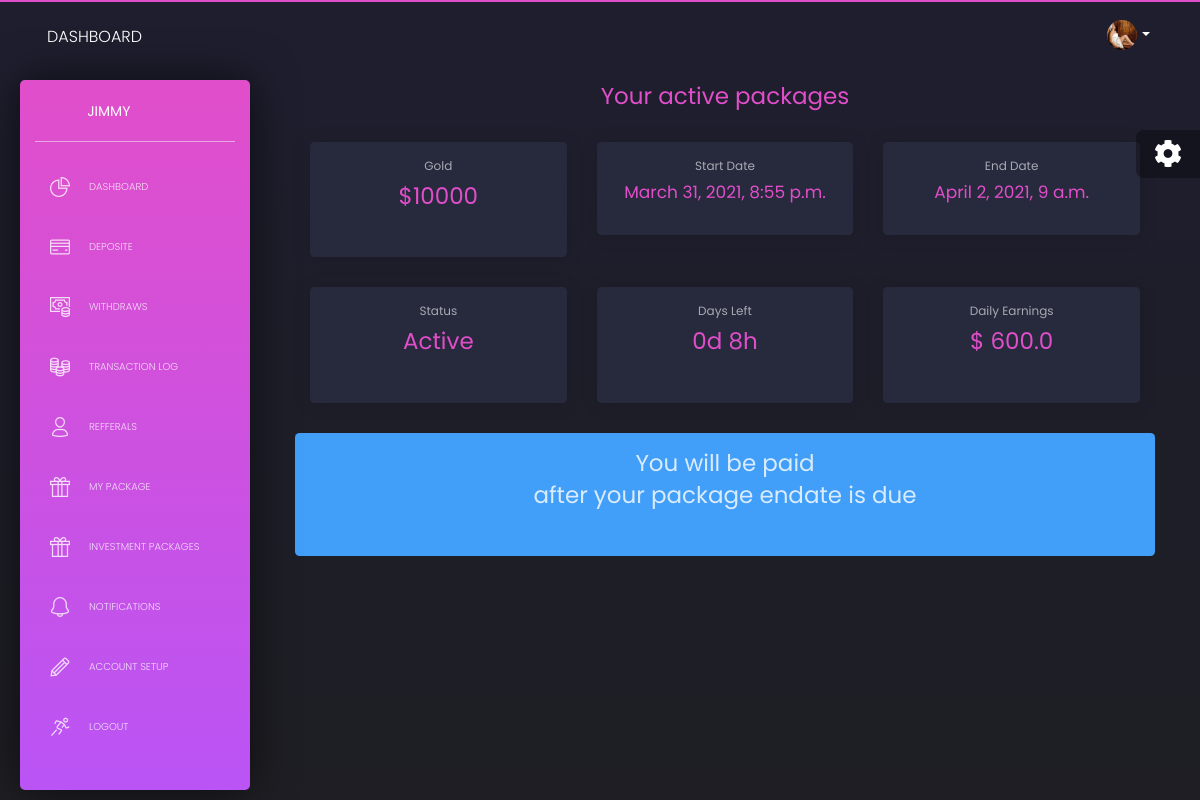
The page /my-package/ (signed in) on the database its author committed.
### panel/models.py (models this page shows, shortened)
class Investors(AbstractBaseUser):
	email       = models.EmailField(verbose_name='email', max_length=60, unique=True )
	username    = models.CharField(max_length=30, unique=True)
	full_name    = models.CharField(max_length=30 ,blank=True, null= True)
	date_joined = models.DateTimeField(verbose_name='date joined', auto_now_add=True)
	last_login  = models.DateTimeField(verbose_name='last login', auto_now=True)
	is_admin    = models.BooleanField(default=False)
	is_staff    = models.BooleanField(default=False)
	is_active   = models.BooleanField(default=True)
	is_superuser = models.BooleanField(default=False)
	profile_image = models.ImageField(blank=True, null=True, default='logo-small.png', upload_to='profile')
	phone = models.CharField(max_length=60, blank=True, null=True)
	wallet_id = models.CharField(max_length=60, blank=True, null=True)
	ref_code = models.CharField(max_length=60, blank=True, null=True, unique=True)
	refferal = models.IntegerField(default=0)
	balance = models.IntegerField(default=0)
	package = models.ForeignKey('Packages', on_delete  = models.CASCADE,blank=True,null=True)
	USERNAME_FIELD = 'email'
	REQUIRED_FIELDS = ['username']
	objects = MyAccountManager()
	class Meta:
			ordering = ['-date_joined']

class Investment(models.Model):
	STATUS = (
		("Active","active"),
		("complete","complete"),
	)
	user = models.ForeignKey('Investors', on_delete=models.CASCADE)
	pack = models.ForeignKey('Packages', on_delete=models.CASCADE)
	start_date = models.DateTimeField(auto_now_add=True)
	end_date = models.DateTimeField()
	status = models.CharField(max_length=40, choices=STATUS)
	total_prof = models.IntegerField(default=0, blank=True,null=True)
	withdraw = models.BooleanField(default=False)
	@property
	def is_past_due(self):
		time = timezone.now()
		if time >= self.end_date:
			return True
		return False
	def total_perc(self):
		price = self.pack.amount
		percent = self.pack.percent
		perc = percent/100 * price
		return perc

class Packages(models.Model):
	name = models.CharField(max_length=50)
	amount = models.IntegerField()
	date = models.DateTimeField(auto_now_add=True,blank=True,null=True)
	percent = models.IntegerField(blank=True,null=True)
	class Meta:
			ordering = ['-date']

### btc/views.py (the view)
# urls.py: path('my-package/', views.my_package, name='my-packages'),
@login_required
def my_package(request):
	user = request.user
	context ={}
	try:
		context['investment']=Investment.objects.get(user=user)
	except:
		context['investment']= None
	return render(request, 'userstemplate/mypack.html',context)

### templates/userstemplate/mypack.html (shortened to what this page needs)
{% extends "userstemplate/layouts/base.html" %}
{% load static %}
{% load crispy_forms_tags %}
{% block content %}
{% if investment is None %}
    <div class="col-lg-12">
        <div >
            <div class="alert alert-info">
                <h3 class="text-center">You dont have any package </h3>
            </div>
        </div>
    </div>
{% else %}
<div class="container">
    <h3 class="text-center text-primary">Your active packages</h3>
    <div class="col-lg-12">
        <div class="row">
            <div class="col-lg-4 ">
                <div class="card card-stats">
                    <div class="card-body text-center ">
                        <div class="numbers">
                          <p class="card-category">{{   investment.pack.name }}</p>
                          <h3 class="text-primary">${{ investment.pack.amount }}</h3>
                        </div>
                    </div>
                </div>
            </div>
            <div class="col-lg-4 ">
                <div class="card card-stats">
                    <div class="card-body text-center ">
                        <div class="numbers">
                          <p class="card-category">Start Date</p>
                          <h4 class="text-primary">{{ investment.start_date }}</h4>
                        </div>
                    </div>
                </div>
            </div>
            <div class="col-lg-4 ">
                <div class="card card-stats">
                    <div class="card-body text-center ">
                        <div class="numbers">
                          <p class="card-category">End Date</p>
                          <h4 class="text-primary">{{ investment.end_date }}</h4>
                        </div>
                    </div>
                </div>
            </div>
            <div class="col-lg-4 ">
                <div class="card card-stats">
                    <div class="card-body text-center ">
                        <div class="numbers">
                          <p class="card-category">Status</p>
                          <h3 class="text-primary">{{ investment.status }}</h3>
                        </div>
                    </div>
                </div>
            </div>
            <div class="col-lg-4 ">
                <div class="card card-stats">
                    <div class="card-body text-center ">
                        <div class="numbers">
                          <p class="card-category">Days Left</p>
                          <h3 id="demo" class="text-primary"></h3>
                        </div>
                    </div>
                </div>
            </div>
            <div class="col-lg-4 ">
                <div class="card card-stats">
                    <div class="card-body text-center ">
                        <div class="numbers">
                          <p class="card-category">Daily earnings</p>
                            {% if investment.is_past_due %}
                            <h3 class="text-primary"> ${{ investment.total_earnings }}</h3>
                            {% else %}
                            <h3 id="perc" class="text-primary"></h3>
                            {% endif %}
                        </div>
                    </div>
                </div>
            </div>
        </div>
    </div>
</div>
<div class="container" >
    <div class="alert alert-info">
        <h3 class="text-center">
            {% if investment.is_past_due %}
            You can now request for withdraw
            {% else %}
            You will be paid <br> after your package endate is due
            {% endif %}
        </h3>
    </div>
</div>
{% endif %}
{% endblock content %}

### templates/userstemplate/includes/sidebar.html (shortened to what this page needs)
    <div class="sidebar">
      <div class="sidebar-wrapper">
        <div class="logo">
          <a
             href="#" class="simple-text logo-mini">
          </a>
          <a
             href="{% url 'account' %}" class="simple-text logo-normal">
            {{ user.username }}
          </a>
        </div>
        <ul class="nav">
        {% if request.user.is_authenticated %}
          <li class="{% if 'index' in segment %} active {% endif %} ">
            <a href="{% url 'account' %}">
              <i class="tim-icons icon-chart-pie-36"></i>
              <p>Dashboard</p>
            </a>
          </li>
          <li class="{% if 'icons' in segment %} active {% endif %}">
            <a href="{% url 'deposite' %}">
              <i class="tim-icons icon-credit-card"></i>
              <p>Deposite</p>
            </a>
          </li>
          <li class="{% if 'Withdraws' in segment %} active {% endif %}">
            <a href="{% url 'withdraw' %}">
              <i class="tim-icons icon-money-coins"></i>
              <p>Withdraws</p>
            </a>
          </li>
          <li class="{% if 'Transaction' in segment %} active {% endif %}">
            <a href="{% url 'tranfer_log' %}">
              <i class="tim-icons icon-coins"></i>
              <p>Transaction log</p>
            </a>
          </li>
          <li class="{% if 'page-user' in segment %} active {% endif %}">
            <a href="{% url 'account_refferal' %}">
              <i class="tim-icons icon-single-02"></i>
              <p>Refferals</p>
            </a>
          </li>
          <li class="{% if 'packages' in segment %} active {% endif %}">
            <a href="{% url 'my-packages' %}">
              <i class="tim-icons icon-gift-2"></i>
              <p>my package</p>
            </a>
          </li>
          <li class="{% if 'tables' in segment %} active {% endif %}">
            <a href="{% url 'packages' %}">
              <i class="tim-icons icon-gift-2"></i>
              <p>Investment  packages</p>
            </a>
          </li>
          <li class="{% if 'rtl-support' in segment %} active {% endif %}">
            <a href="{% url 'notification' %}">
              <i class="tim-icons icon-bell-55"></i>
              <p>Notifications</p>
            </a>
          </li>
          <li class="{% if 'rtl-support' in segment %} active {% endif %}">
            <a href="{% url 'account-setup' %}">
              <i class="tim-icons icon-pencil"></i>
              <p>Account setup</p>
            </a>
          </li>
          <li>
            <a href="{% url 'logout' %}" >
              <i class="tim-icons icon-user-run"></i>
              <p>Logout</p>
            </a>
          </li>
          {% endif %}
        </ul>
      </div>
    </div>

### templates/userstemplate/includes/navigation.html (shortened to what this page needs)
{% load static %}
      <nav style="background-color: rgb(0, 0, 255);" class="navbar navbar-expand-lg navbar-absolute navbar-transparent">
        <div class="container-fluid">
          <div class="navbar-wrapper">
            <a class="navbar-brand" href="javascript:void(0)">Dashboard</a>
          </div>
          <div class="collapse navbar-collapse" id="navigation">
            {% if user.is_authenticated %}
            <ul class="navbar-nav ml-auto">
              <li class="dropdown nav-item">
                <a href="#" class="dropdown-toggle nav-link" data-toggle="dropdown">
                  <div class="photo">
                    <img src="{{ user.profile_image.url }}" alt="Profile Photo">
                  </div>
                  <b class="caret d-none d-lg-block d-xl-block"></b>
                </a>
              </li>
            </ul>
            {% endif %}
          </div>
        </div>
      </nav>

### rows shown on the page
Investors: username "JIMMY", profile_image (picture)
Investment: pack.name "Gold", pack.amount "10000", start_date "March 31, 2021, 8:55 p.m.", end_date "April 2, 2021, 9 a.m.", status "Active"
